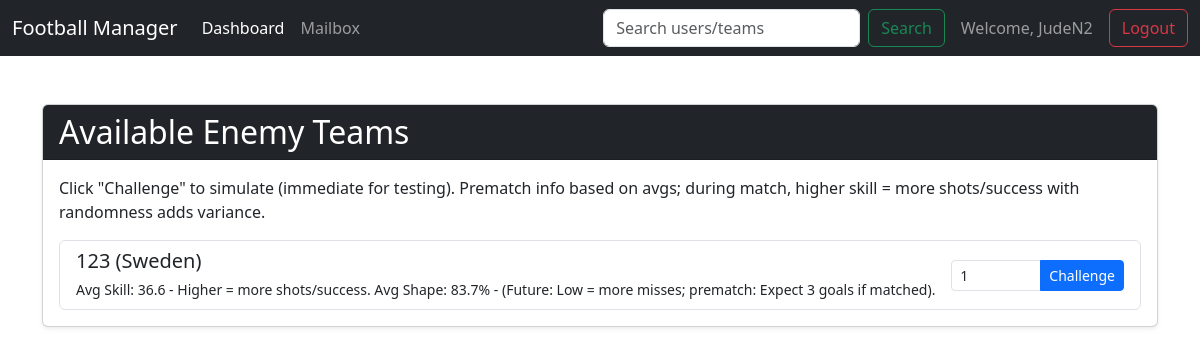
Page /simulate (signed in) on the committed database.
### app/models.py (models this page shows, shortened)
class User(db.Model):
    id = db.Column(db.Integer, primary_key=True)
    username = db.Column(db.String(80), unique=True, nullable=False)
    password_hash = db.Column(db.String(128))
    teams = db.relationship('Team', backref='user', lazy=True, cascade="all, delete-orphan")
    sent_messages = db.relationship('Message', foreign_keys='Message.sender_id', backref='sender', lazy=True, cascade="all, delete-orphan")
    received_messages = db.relationship('Message', foreign_keys='Message.recipient_id', backref='recipient', lazy=True, cascade="all, delete-orphan")

class Team(db.Model):
    id = db.Column(db.Integer, primary_key=True)
    name = db.Column(db.String(100), unique=True, nullable=False)
    country = db.Column(db.String(50), nullable=False)
    user_id = db.Column(db.Integer, db.ForeignKey('user.id'), nullable=False)
    players = db.relationship('Player', backref='team', lazy=True, cascade="all, delete-orphan")
    league = db.Column(db.String(100), nullable=True, default=None)
    division = db.Column(db.String(50), nullable=True, default=None)
    season = db.Column(db.Integer, nullable=True, default=None)

### app/routes_game.py (the view)
@game_bp.route('/simulate')
def simulate():
    if 'username' not in session:
        return redirect(url_for('auth_bp.login'))
    user = User.query.filter_by(username=session['username']).first()
    all_teams = Team.query.filter(Team.user_id != user.id).all()  # All other teams as "enemies"
    enemies = []
    for team in all_teams:
        players = team.players
        avg_skill = sum(p.skill for p in players) / len(players) if players else 0
        avg_shape = sum(p.shape for p in players) / len(players) if players else 0  # Placeholder
        info = f"Avg Skill: {avg_skill:.1f} - Higher = more shots/success. Avg Shape: {avg_shape:.1f}% - (Future: Low = more misses; prematch: Expect {int(avg_skill / 10)} goals if matched)."
        enemies.append({'team': team, 'info': info})
    return render_template('simulate.html', enemies=enemies)

### app/__init__.py (called while the page is built)
def create_app():
    app = Flask(__name__)
    app.config['SECRET_KEY'] = 'a_very_secret_key_for_development'
    app.config['SQLALCHEMY_DATABASE_URI'] = 'sqlite:///' + os.path.join(basedir, 'database.db')
    db.init_app(app)
    from .routes_auth import auth_bp
    from .routes_game import game_bp
    app.register_blueprint(auth_bp)
    app.register_blueprint(game_bp)
    @app.context_processor
    def inject_selected_team():
        if 'selected_team_id' in session:
            from .models import Team
            selected_team = Team.query.get(session['selected_team_id'])
            return dict(selected_team=selected_team)
        return dict(selected_team=None)
    def nl2br(value):
        result = value.replace('\n', '<br>\n')
        return Markup(result)
    app.jinja_env.filters['nl2br'] = nl2br
    return app

### app/templates/simulate.html (shortened to what this page needs)
{% extends "base.html" %}
{% block content %}
<div class="card shadow-sm">
    <div class="card-header bg-dark text-white">
        <h1 class="h2 mb-0">Available Enemy Teams</h1>
    </div>
    <div class="card-body">
        <p>Click "Challenge" to simulate (immediate for testing). Prematch info based on avgs; during match, higher skill = more shots/success with randomness adds variance.</p>
        <ul class="list-group">
            {% for enemy in enemies %}
            <li class="list-group-item d-flex justify-content-between align-items-center">
                <div>
                    <h5 class="mb-1">{{ enemy.team.name }} ({{ enemy.team.country }})</h5>
                    <small>{{ enemy.info }}</small>
                </div>
                <form method="POST" action="{{ url_for('game_bp.challenge_team', team_id=enemy.team.id) }}">
                    <div class="input-group input-group-sm">
                        <input type="number" name="num_sims" class="form-control" min="1" max="10" value="1" placeholder="Num Sims">
                        <button type="submit" class="btn btn-primary btn-sm">Challenge</button>
                    </div>
                </form>
            </li>
            {% else %}
            <p>No enemy teams available.</p>
            {% endfor %}
        </ul>
    </div>
</div>
{% endblock %}

### app/templates/base.html (shortened to what this page needs)
<!DOCTYPE html>
<html lang="en">
<head>
    <link href="https://cdn.jsdelivr.net/npm/bootstrap@5.3.3/dist/css/bootstrap.min.css" rel="stylesheet">
    <link rel="stylesheet" href="https://cdn.jsdelivr.net/npm/bootstrap-icons@1.11.3/font/bootstrap-icons.min.css">
</head>
<body>
    <nav class="navbar navbar-expand-lg navbar-dark bg-dark fixed-top">
        <div class="container-fluid">
            <a class="navbar-brand" href="{{ url_for('game_bp.dashboard') }}">Football Manager</a>
            <div class="collapse navbar-collapse">
                <ul class="navbar-nav me-auto mb-2 mb-lg-0">
                    <li class="nav-item">
                        <a class="nav-link active" href="{{ url_for('game_bp.dashboard') }}">Dashboard</a>
                    </li>
                    <li class="nav-item">
                        <a class="nav-link" href="{{ url_for('game_bp.mailbox') }}">Mailbox</a>
                    </li>
                </ul>
                <form class="d-flex me-3" action="{{ url_for('game_bp.search') }}" method="post">
                    <input class="form-control me-2" type="search" placeholder="Search users/teams" name="query" aria-label="Search">
                    <button class="btn btn-outline-success" type="submit">Search</button>
                </form>
                {% if session.username %}
                <span class="navbar-text me-3">
                    Welcome, {{ session.username }}
                </span>
                <a href="{{ url_for('auth_bp.logout') }}" class="btn btn-outline-danger">Logout</a>
                {% endif %}
            </div>
        </div>
    </nav>
    <main class="container mt-4">
        {% block content %}{% endblock %}
    </main>
</body>
</html>

### app/templates/base.html (style rules this page uses)
body { background-image: url('https://images.pexels.com/photos/114296/pexels-photo-114296.jpeg'); background-size: cover; background-position: center; background-attachment: fixed; padding-top: 80px; }

### rows in the picture
User: username "JudeN2"
Team: team.name "123", team.country "Sweden"

### other values in the picture
{{ enemy.info }} "Avg Skill: 36.6 - Higher = more shots/success. Avg Shape: 83.7% - (Future: Low = more misses; prematch: Expect 3 goals if matched)."
